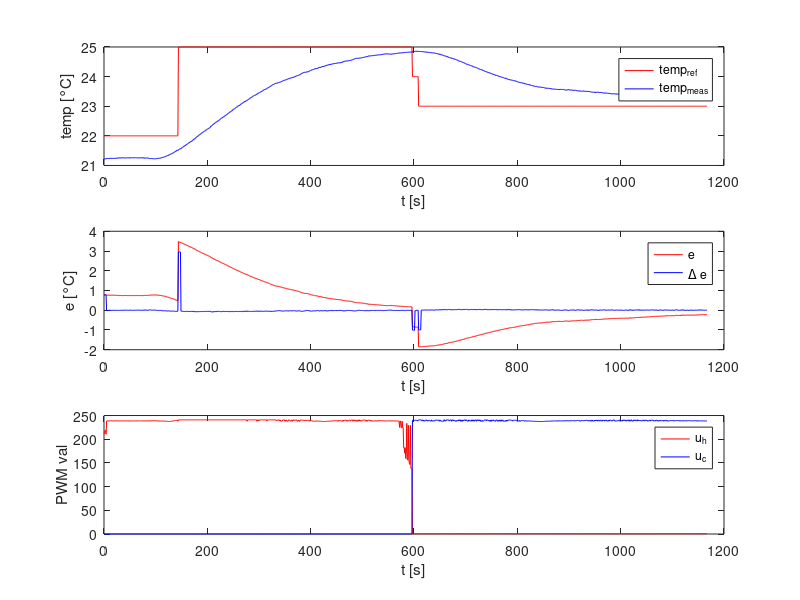

The MATLAB source for this figure:
clc; close all; clear variables;

%load("fuzzy_first_try.mat");
load("fuzzy_przebieg.mat");

temp_ref=simout(:,1);
temp_meas=simout(:,2);
e=simout(:,3);
d_e=simout(:,4);
u_h=simout(:,5);
u_c=simout(:,6);
t=simout(:,7);

figure(1)
subplot(3,1,1)
plot(t,temp_ref,'r',t,temp_meas,'b');
xlabel('t [s]');
ylabel('temp [°C]');
legend('temp_{ref}','temp_{meas}');
subplot(3,1,2)
plot(t,e,'r',t,d_e,'b');
xlabel('t [s]');
ylabel('e [°C]');
legend('e','\Delta e')
subplot(3,1,3)
plot(t,u_h,'r',t,u_c,'b');
xlabel('t [s]');
ylabel('PWM val');
legend('u_{h}','u_{c}');